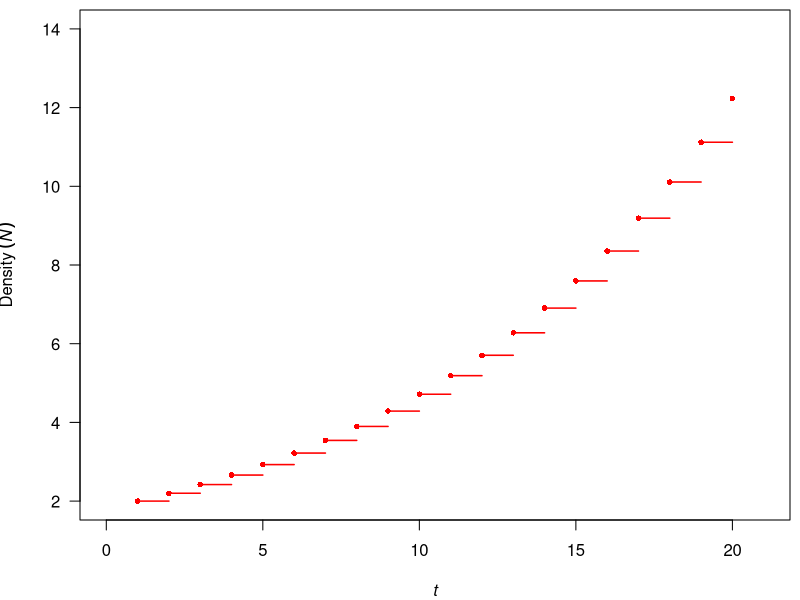
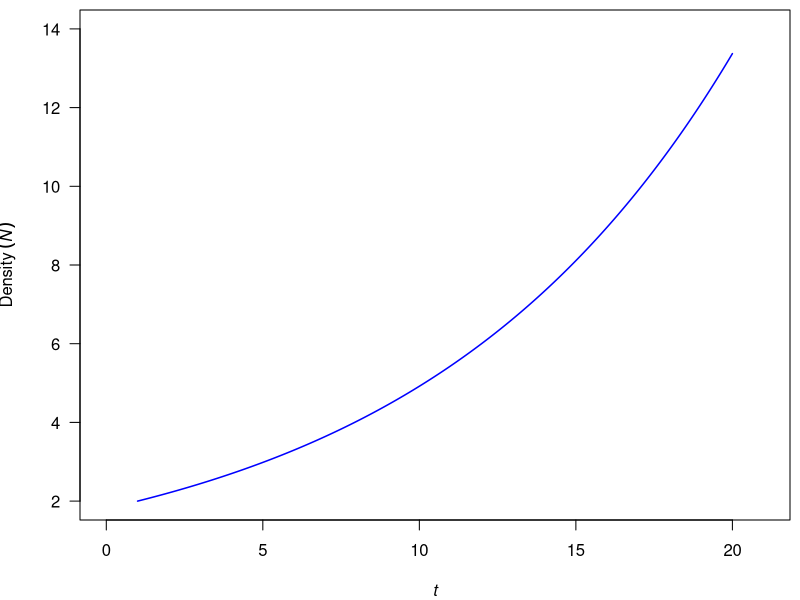
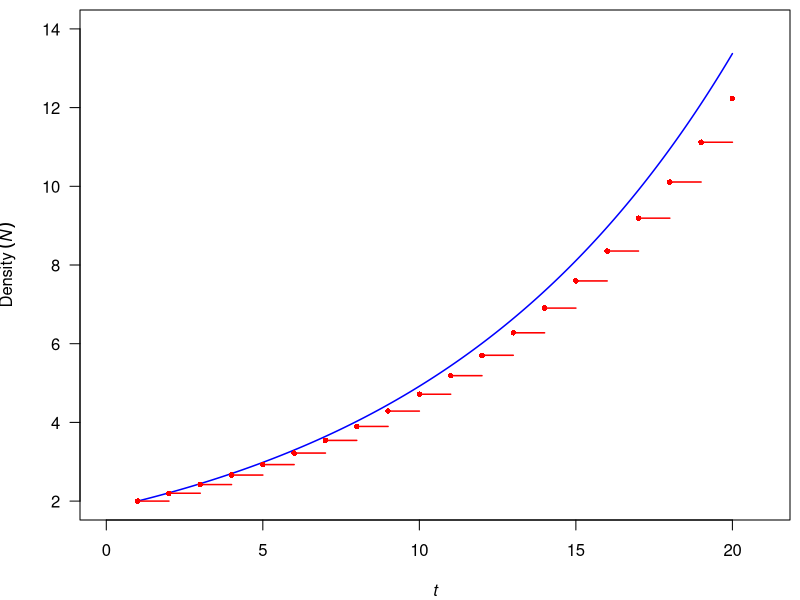
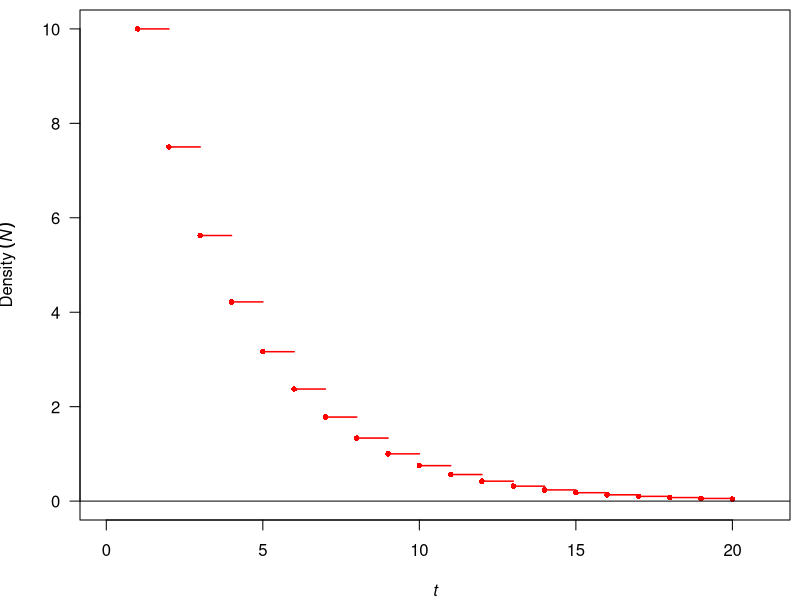
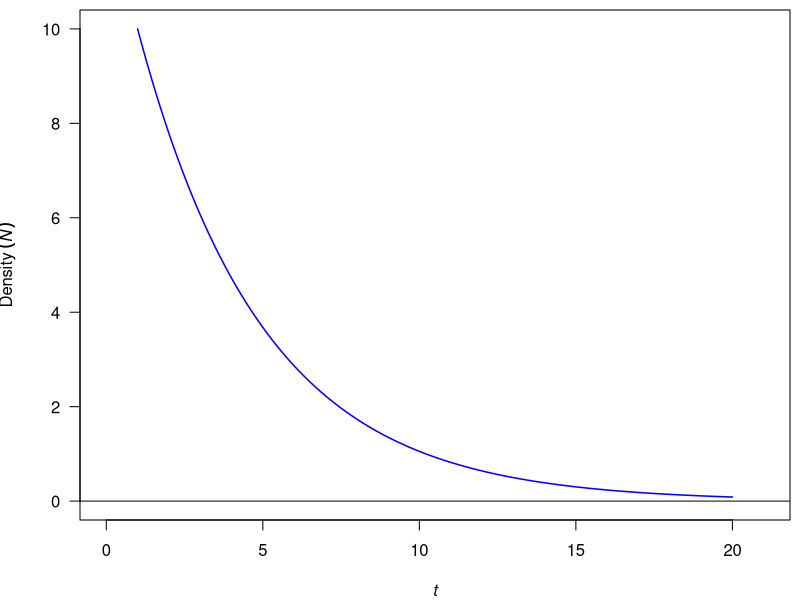
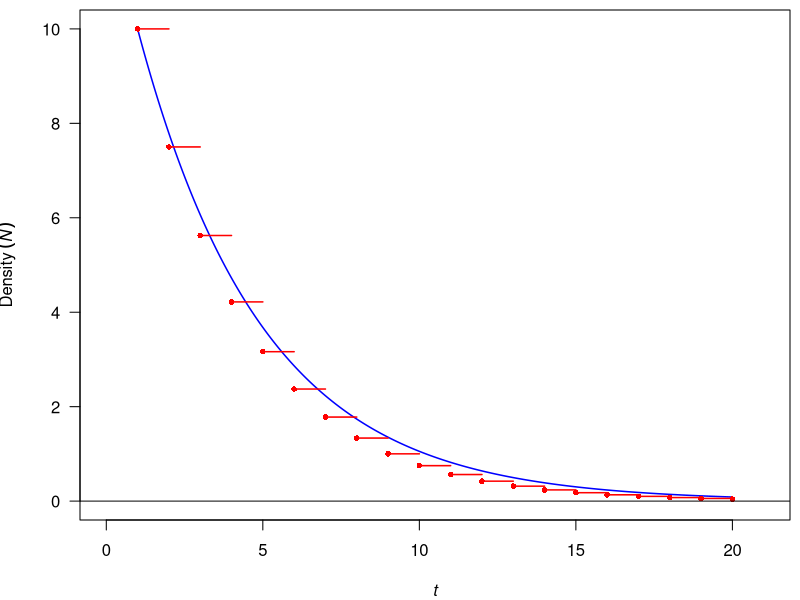
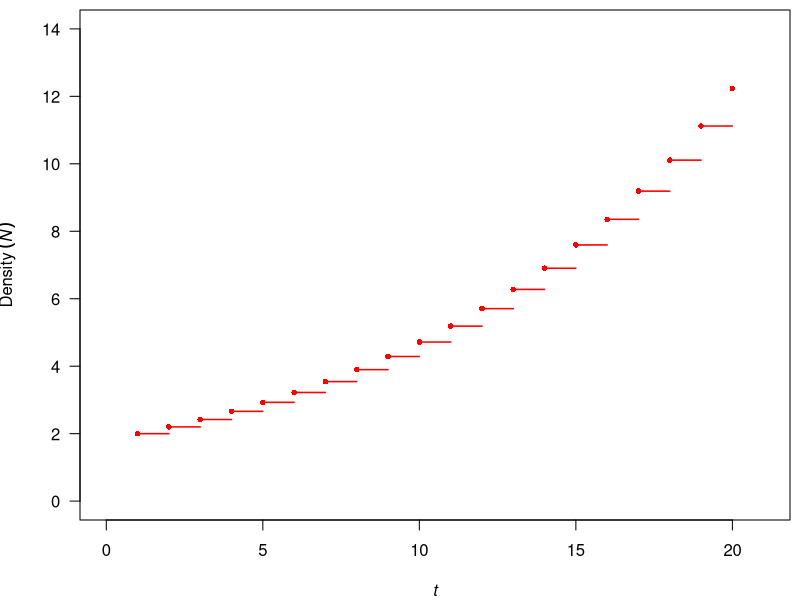
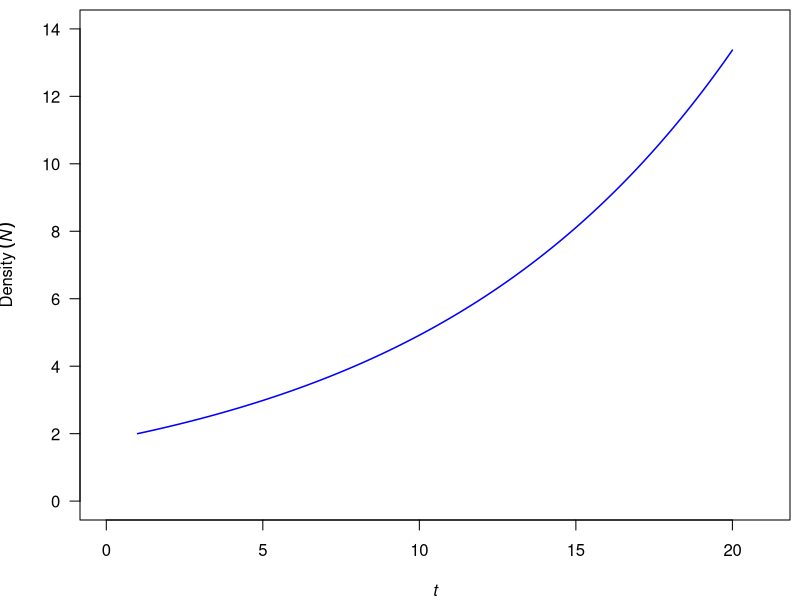

The R script that drew these images, in order:
## ---- chunk 1
geom_growth <- function(Nt, lambda) {
{{Nt1 <- lambda*Nt}}
  return(Nt1)
}
## ---- chunk 2
geom_growth(Nt = 1, lambda = 1.1)
## ---- chunk 3
exp_growth <- function(Nft, r) {
{{  dNdt <- r*Nft}}
  return(dNdt)
}
## ---- chunk 4
exp_growth(Nft = 1, r = 0.1)
## ---- chunk 5
nst <- 2
length_steps <- 20
steps <- 1:length_steps
nst_vec <- vector(mode = "numeric", length = length_steps)
nst_vec[1] <- nst
for (i in 2:(length(nst_vec))) {
  nst_vec[i] <- nst_vec[i-1] + 0.1*nst_vec[i-1]
}
par(mar = c(4, 4, 0.5, 0.5))
plot(x = steps, y = nst_vec, type = "p", col = "red", las = 1, xlab = bquote(italic(t)), ylab = bquote("Density"~(italic(N))), pch = 16, cex = 0.75, xlim = c(0, 21), ylim = c(2, 14))
segments(steps[-length_steps], nst_vec[-length_steps], steps[-1], nst_vec[-length_steps], co = "red", lwd = 1.5)
## ---- chunk 6
n0 <- 2
r <- 0.1
times <- seq(0, (length_steps-1), by = 0.001)
nt <- n0*exp(r*times)
par(mar = c(4, 4, 0.5, 0.5))
plot(x = (times++1), y = nt, type = "l", col = "blue", las = 1, xlab = bquote(italic(t)), ylab = bquote("Density"~(italic(N))), pch = 16, cex = 0.75, xlim = c(0, 21), ylim = c(2, 14), lwd = 1.5)
## ---- chunk 7
nst <- 2
length_steps <- 20
steps <- 1:length_steps
nst_vec <- vector(mode = "numeric", length = length_steps)
nst_vec[1] <- nst
for (i in 2:(length(nst_vec))) {
  nst_vec[i] <- nst_vec[i-1] + 0.1*nst_vec[i-1]
}
n0 <- 2
r <- 0.1
times <- seq(0, (length_steps-1), by = 0.001)
nt <- n0*exp(r*times)
par(mar = c(4, 4, 0.5, 0.5))
plot(x = (times+1), y = nt, type = "l", col = "blue", las = 1, xlab = bquote(italic(t)), ylab = bquote("Density"~(italic(N))), pch = 16, cex = 0.75, xlim = c(0, 21), ylim = c(2, 14), lwd = 1.5)
segments(steps[-length_steps], nst_vec[-length_steps], steps[-1], nst_vec[-length_steps], col = "red", lwd = 1.5)
points(x = steps, y = nst_vec, pch = 16, cex = 0.75, col = "red")
## ---- chunk 8
nst <- 10
length_steps <- 20
steps <- 1:length_steps
nst_vec <- vector(mode = "numeric", length = length_steps)
nst_vec[1] <- nst
for (i in 2:(length(nst_vec))) {
  nst_vec[i] <- 0.75*nst_vec[i-1]
}
par(mar = c(4, 4, 0.5, 0.5))
plot(x = steps, y = nst_vec, type = "p", col = "red", las = 1, xlab = bquote(italic(t)), ylab = bquote("Density"~(italic(N))), pch = 16, cex = 0.75, xlim = c(0, 21), ylim = c(0, 10))
segments(steps[-length_steps], nst_vec[-length_steps], steps[-1], nst_vec[-length_steps], co = "red", lwd = 1.5)
segments(-5, 0, 25, 0)
## ---- chunk 9
n0 <- 10
r <- -0.25
times <- seq(0, (length_steps-1), by = 0.001)
nt <- n0*exp(r*times)
par(mar = c(4, 4, 0.5, 0.5))
plot(x = (times++1), y = nt, type = "l", col = "blue", las = 1, xlab = bquote(italic(t)), ylab = bquote("Density"~(italic(N))), pch = 16, cex = 0.75, xlim = c(0, 21), ylim = c(0, 10), lwd = 1.5)
segments(-5, 0, 25, 0)
## ---- chunk 10
nst <- 10
length_steps <- 20
steps <- 1:length_steps
nst_vec <- vector(mode = "numeric", length = length_steps)
nst_vec[1] <- nst
for (i in 2:(length(nst_vec))) {
  nst_vec[i] <- nst_vec[i-1] - 0.25*nst_vec[i-1]
}
n0 <- 10
r <- -0.25
times <- seq(0, (length_steps-1), by = 0.001)
nt <- n0*exp(r*times)
par(mar = c(4, 4, 0.5, 0.5))
plot(x = (times+1), y = nt, type = "l", col = "blue", las = 1, xlab = bquote(italic(t)), ylab = bquote("Density"~(italic(N))), pch = 16, cex = 0.75, xlim = c(0, 21), ylim = c(0, 10), lwd = 1.5)
segments(steps[-length_steps], nst_vec[-length_steps], steps[-1], nst_vec[-length_steps], col = "red", lwd = 1.5)
points(x = steps, y = nst_vec, pch = 16, cex = 0.75, col = "red")
segments(-5, 0, 25, 0)
## ---- chunk 11
max_time <- 20
timesteps <- 1:100
N <- vector(mode = "numeric", length = max_time)
N[1] <- 2
lambda <- 1.1
for (i in 2:max_time) {
  N[i] <- lambda*N[i-1]
}
round(N[1:3], 2)
round(N[(max_time - 2):max_time], 2)
## ---- chunk 12
N0 <- 2
r <- 0.1
timesteps <- seq(0, 20, by = 1)
len_time <- length(timesteps)
N <- N0*exp(r*timesteps)
round(N[1:3], 2)
round(N[(len_time - 2):len_time], 2)
## ---- chunk 13
nst <- 2
length_steps <- 20
steps <- 1:length_steps
nst_vec <- vector(mode = "numeric", length = length_steps)
nst_vec[1] <- nst
for (i in 2:(length(nst_vec))) {
  nst_vec[i] <- 1.1*nst_vec[i-1]
}
par(mar = c(4, 4, 0.5, 0.5))
plot(x = steps, y = nst_vec, type = "p", col = "red", las = 1, xlab = bquote(italic(t)), ylab = bquote("Density"~(italic(N))), pch = 16, cex = 0.75, xlim = c(0, 21), ylim = c(0, 14))
segments(steps[-length_steps], nst_vec[-length_steps], steps[-1], nst_vec[-length_steps], col = "red", lwd = 1.5)
## ---- chunk 14
n0 <- 2
r <- 0.1
times <- seq(0, (length_steps-1), by = 0.001)
nt <- n0*exp(r*times)
par(mar = c(4, 4, 0.5, 0.5))
plot(x = (times+1), y = nt, type = "l", col = "blue", las = 1, xlab = bquote(italic(t)), ylab = bquote("Density"~(italic(N))), pch = 16, cex = 0.75, xlim = c(0, 21), ylim = c(0, 14), lwd = 1.5)
## ---- chunk 15
nst <- 2
length_steps <- 20
steps <- 1:length_steps
nst_vec <- vector(mode = "numeric", length = length_steps)
nst_vec[1] <- nst
for (i in 2:(length(nst_vec))) {
  nst_vec[i] <- nst_vec[i-1] + 0.1*nst_vec[i-1]
}
par(mar = c(4, 4, 0.5, 0.5))
nt <- nst_vec[1:(length(nst_vec)-1)]
nt1 <- nst_vec[2:length(nst_vec)]
diffnt <- nt1-nt
plot(x = nt, y = diffnt, type = "p", col = "red", las = 1, xlab = bquote("Density at time t"~(italic(N[t]))), ylab = "Difference of density at N_{t+1} and N_{t}", pch = 16, cex = 0.75, xlim = c(0, max(nt)), ylim = c(0, max(diffnt)))
## ---- chunk 16
n0 <- 2
r <- 0.1
times <- seq(0, (length_steps-1), by = 0.001)
nt <- n0*exp(r*times)
par(mar = c(4, 4, 0.5, 0.5))
nT <- nt[1:(length(nt)-1)]
nT1 <- nt[2:length(nt)]
diffnT <- nT1 - nT
plot(x = nT, y = diffnT, type = "l", col = "blue", las = 1, xlab = bquote("Density at time t"~(italic(N(0)))), ylab = "Approaching the derivative", pch = 16, cex = 0.75, xlim = c(0, max(nT)), ylim =c(0, max(diffnT)), lwd = 1.5)
## ---- chunk 17
nst <- 2
length_steps <- 20
steps <- 1:length_steps
nst_vec <- vector(mode = "numeric", length = length_steps)
nst_vec[1] <- nst
for (i in 2:(length(nst_vec))) {
  nst_vec[i] <- 1.1*nst_vec[i-1]
}
par(mar = c(4, 4, 0.5, 0.5))
nt <- nst_vec[1:(length(nst_vec)-1)]
nt1 <- nst_vec[2:length(nst_vec)]
diffnt <- nt1-nt
pcg <- diffnt/nt
plot(x = nt, y = pcg, type = "p", col = "red", las = 1, xlab = bquote("Density at time t"~(italic(N[t]))), ylab = "Per-capita growth", pch = 16, cex = 0.75, xlim = c(0, max(nt)), ylim = c(0, max(pcg)))
## ---- chunk 18
n0 <- 2
r <- 0.1
times <- seq(0, (length_steps-1), by = 0.001)
nt <- n0*exp(r*times)
par(mar = c(4, 4, 0.5, 0.5))
nT <- nt[1:(length(nt)-1)]
nT1 <- nt[2:length(nt)]
diffnT <- nT1 - nT
pcG <- diffnT/nT
plot(x = nT, y = pcG, type = "l", col = "blue", las = 1, xlab = bquote("Density at time t"~(italic(N(0)))), ylab = "Per-capita growth rate", pch = 16, cex = 0.75, xlim = c(0, max(nT)), ylim =c(0, max(pcG)), lwd = 1.5)
